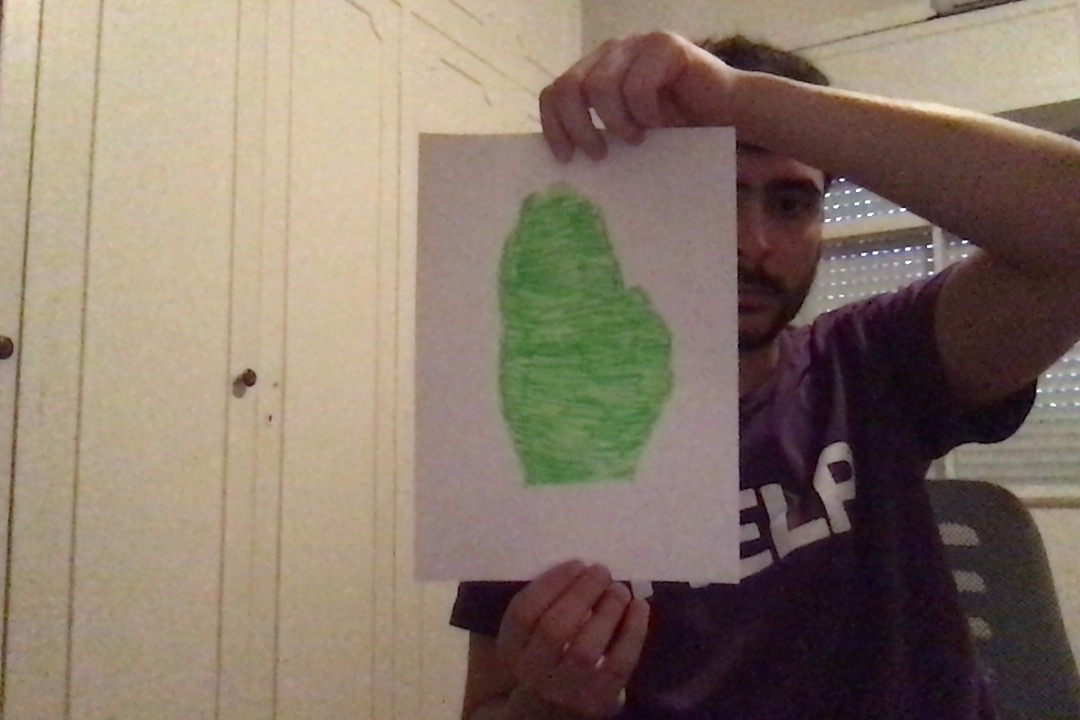
#> input picture projeto4/newRPS/paper-1.jpg, 1080 x 720 px; its folder holds 4 pictures in this run
$ jupyter execute --allow-errors projeto4.ipynb   (shell and % lines are left out)
#> lines starting #> are read from the running program, lines starting #| are printed output that depends on the picture; after the words box and inside, x2 and y2 are one past the last pixel; in counts of white or black regions, pixels touching at a corner belong together
Arthur Olga

Vitor Liu

[cell 1]
import numpy as np
import matplotlib.pyplot as plt
import cv2
import warnings
warnings.filterwarnings("ignore")

# Projeto: Pedra-Papel-Tesoura

Neste projeto vocês devem construir um sistema que captura uma imagem da camera e diz se a imagem representa uma jogada de pedra, papel ou tesoura.

Projeto em duplas.

Entregável: Jupyter Notebook com a demonstração do sistema funcionando, e arquivo '.joblib' com o modelo treinado.

Entrega: 9/10, 23:59

Rubrica:

- I - Não entregou ou entregou nonsense.
- D - Funciona, mas com bugs menores.
- A - Funciona bem.

[cell 2]
import os
import os.path
import re
from skimage.io import imread
from skimage.color import rgb2hsv

def transforma_imagem(img):
            # define range of blue color in HSV
        hsv= cv2.cvtColor(img, cv2.COLOR_BGR2HSV)
        lower_blue = np.array([30,20,100])
        upper_blue = np.array([80,255,255])

        # Threshold the HSV image to get only blue colors
        mask = cv2.inRange(hsv, lower_blue, upper_blue)
        return mask

[cell 3]
def read_images():
    data_dir = os.path.join(os.getcwd(), 'newRPS')
    searcher = re.compile(r'^(.*)-(\d{1,2})\.jpg$')
    imgs = {}
    for name in os.listdir(data_dir):
        match = searcher.search(name)
        cat = match.group(1)
        num = int(match.group(2))
        img = imread(os.path.join(data_dir, name))
#> img is the input picture: shape (720, 1080, 3); mean R, G, B 135.3, 119, 105.6

        img_and = transforma_imagem(img)
#> in transforma_imagem, `hsv= cv2.cvtColor(img, cv2.COLOR_BGR2HSV)`: hsv: shape (720, 1080, 3); mean H, S, V 111.4, 74.2, 136.9
#> in transforma_imagem, `mask = cv2.inRange(hsv, lower_blue, upper_blue)`:
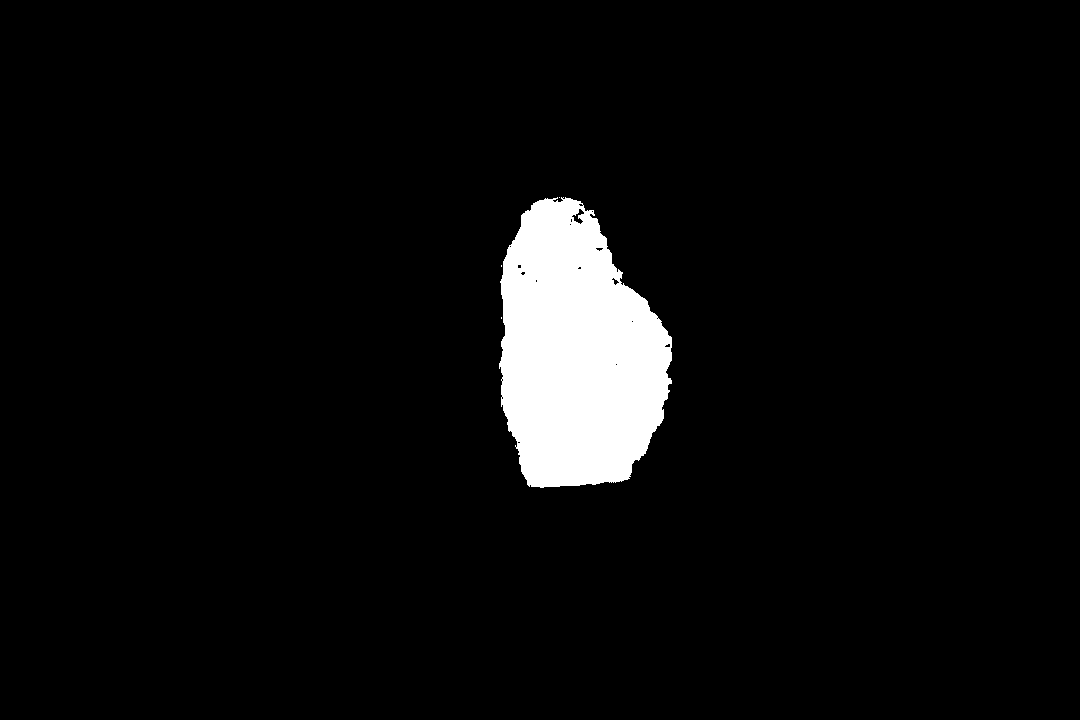
#> mask: shape (720, 1080); 4.8% white; 4 white regions (3 under 20 px), largest, box (x1, y1, x2, y2) and area: (499, 197, 672, 488) 37394

        '''
        img_hsv = cv2.cvtColor(img, cv2.COLOR_BGR2HSV)

        img_h = (img_hsv[:,:,0] >= 30) & (img_hsv[:,:,0] <= 80)
        img_s = (img_hsv[:,:,1] >= 20) & (img_hsv[:,:,1] <= 255)
        img_and = img_h & img_s
        '''

        if not cat in imgs:
            imgs[cat] = []
        imgs[cat].append(img_and)
#> pass 2 of the loop in read_images, `for name in os.listdir(data_dir):`:
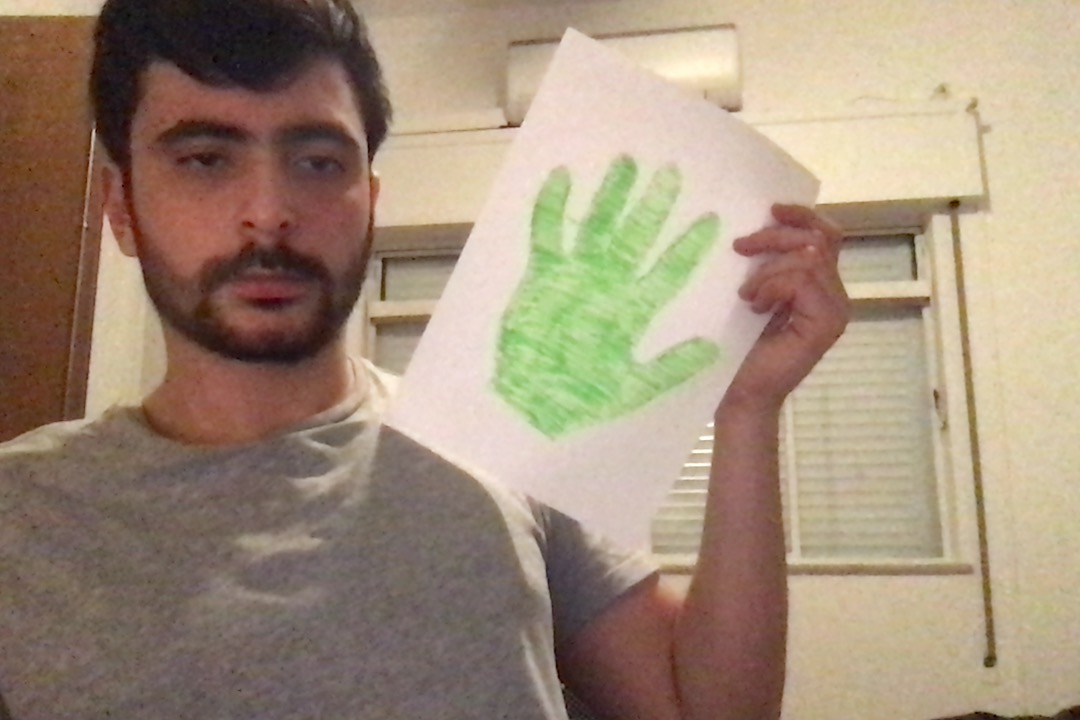
#> input picture projeto4/newRPS/paper-10.jpg, 1080 x 720 px
#> in read_images, img is the input picture: shape (720, 1080, 3); mean R, G, B 161, 141.6, 121.4
#> hsv: shape (720, 1080, 3); mean H, S, V 106.3, 69.8, 162.7
#> in transforma_imagem (call 2), `mask = cv2.inRange(hsv, lower_blue, upper_blue)`:
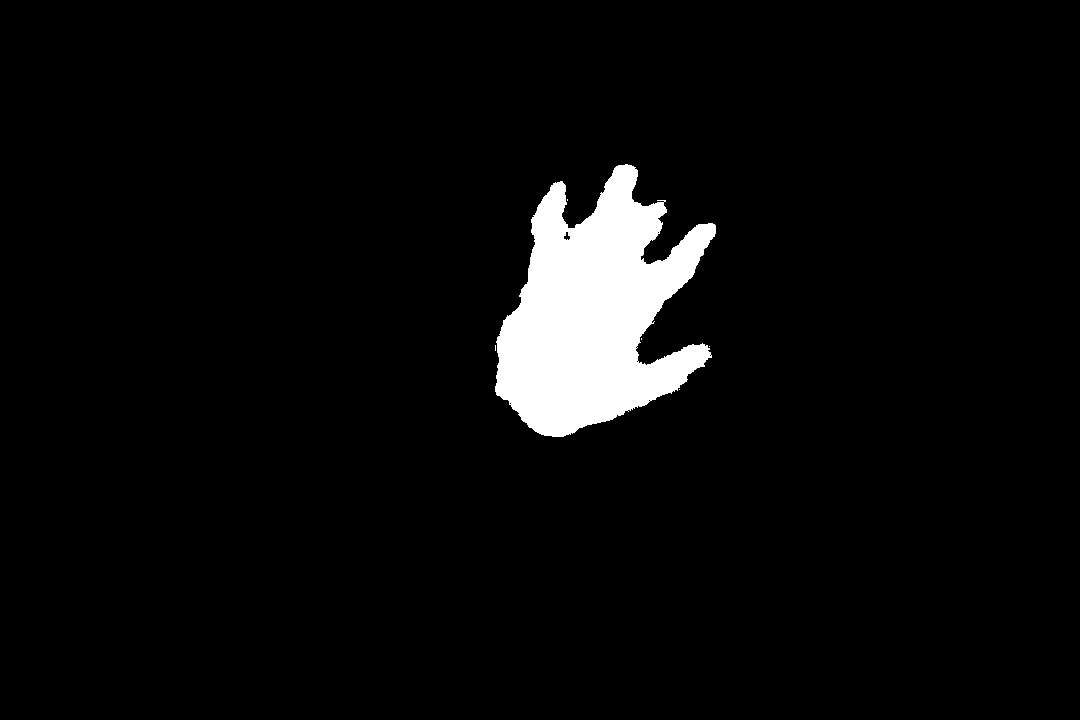
#> mask: shape (720, 1080); 4.5% white; 6 white regions (5 under 20 px), largest, box (x1, y1, x2, y2) and area: (495, 164, 716, 437) 35132
#> pass 3 of the loop in read_images, `for name in os.listdir(data_dir):`:
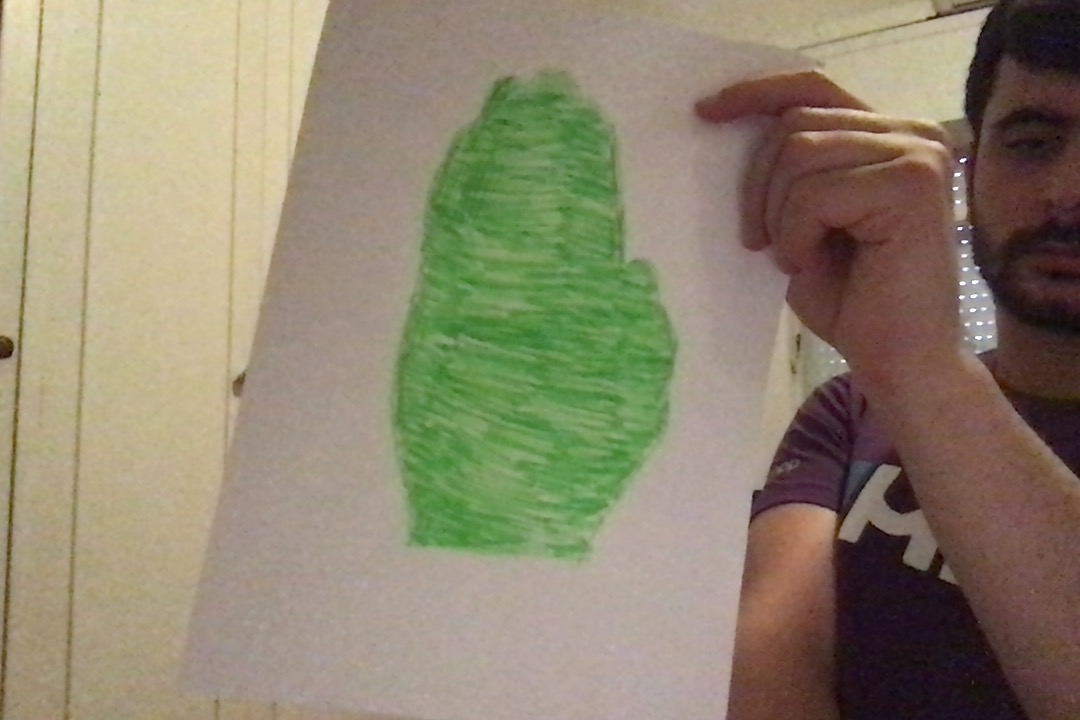
#> input picture projeto4/newRPS/paper-11.jpg, 1080 x 720 px
#> in read_images, img is the input picture: shape (720, 1080, 3); mean R, G, B 142.2, 132.6, 110.4
#> hsv: shape (720, 1080, 3); mean H, S, V 103, 72.5, 148.1
#> in transforma_imagem (call 3), `mask = cv2.inRange(hsv, lower_blue, upper_blue)`:
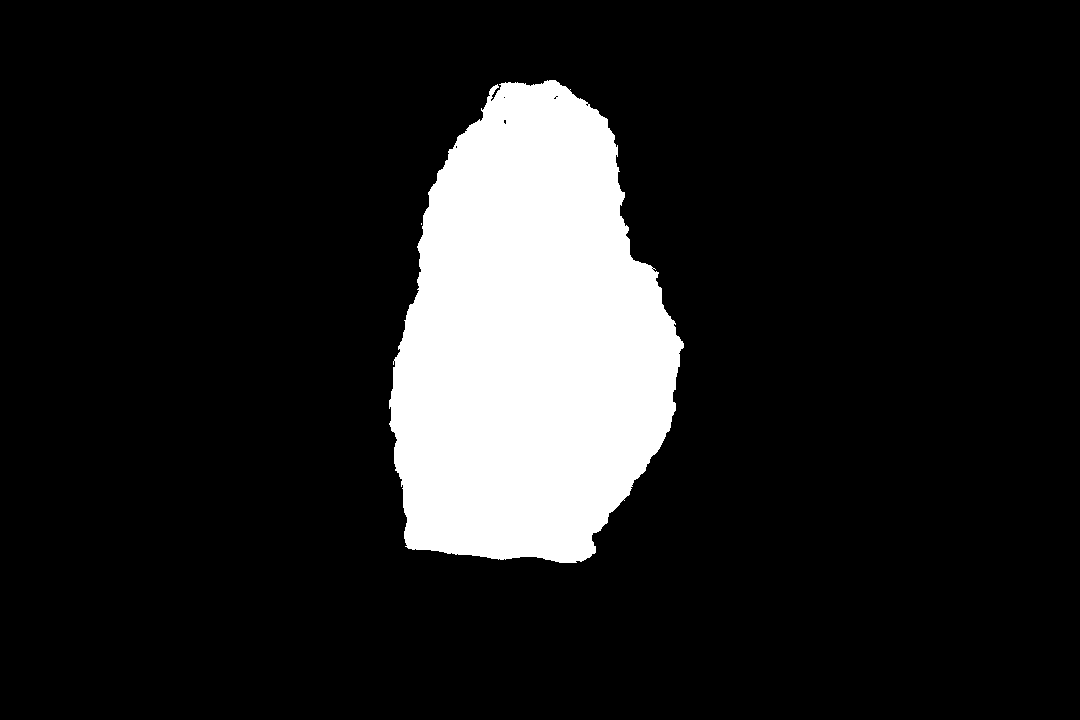
#> mask: shape (720, 1080); 13.3% white; 2 white regions (1 under 20 px), largest, box (x1, y1, x2, y2) and area: (389, 80, 684, 563) 103699
#> the loop made 4 passes; the first 3 are shown
    return imgs

imgs_per_cat = read_images()
#> imgs_per_cat = 1 item

[cell 4]
def show_images(imgs):
    C = 4
    N = len(imgs)
    R = (N - 1)//C + 1

    plt.figure(figsize=(C*3, R*3))
    for k, img in enumerate(imgs):
        plt.subplot(R, C, k+1)
        plt.imshow(img, cmap='gray')
    plt.show()

for cat, imgs in imgs_per_cat.items():
    print(f'{cat}: {len(imgs)} images')
    show_images(imgs)
#> this loop made 1 pass
#> (cat, C in show_images, N in show_images, R in show_images) on pass 1: ('paper', 4, 4, 1)
#| paper: 4 images
#> pass 1, in show_images, `plt.show()`:
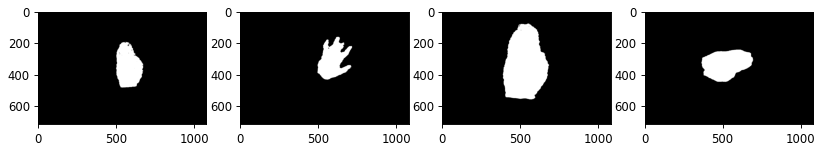
#> figure drawn by matplotlib, 4 panels

[cell 5]
from skimage.measure import regionprops, perimeter

X = []
y = []

for cat, imgs in imgs_per_cat.items():
    for img in imgs:
        props = regionprops(img.astype(int))[0]
        eccentricity = props['eccentricity']
        hu_moments = props['moments_hu']
        area = props['area']
        perimeter = props['perimeter']
        if perimeter == 0.0:
            perimeter = 1.0
        compactness = 4.0*np.pi*area/perimeter
        feats = [eccentricity, compactness] + list(hu_moments)
        X.append(feats)
        y.append(cat)
#> this loop made 1 pass
#> cat on pass 1: 'paper'
#> after the loop, X = 4 items; y = ['paper', 'paper', 'paper', 'paper']

[cell 6]
# https://scikit-learn.org/stable/auto_examples/model_selection/plot_confusion_matrix.html#sphx-glr-auto-examples-model-selection-plot-confusion-matrix-py
def plot_confusion_matrix(y_true, y_pred, classes,
                          normalize=False,
                          title=None,
                          cmap=plt.cm.Blues):
    """
    This function prints and plots the confusion matrix.
    Normalization can be applied by setting `normalize=True`.
    """
    if not title:
        if normalize:
            title = 'Normalized confusion matrix'
        else:
            title = 'Confusion matrix, without normalization'

    # Compute confusion matrix
    cm = confusion_matrix(y_true, y_pred)
    # Only use the labels that appear in the data
    if normalize:
        cm = cm.astype('float') / cm.sum(axis=1)[:, np.newaxis]
        print("Normalized confusion matrix")
    else:
        print('Confusion matrix, without normalization')

    print(cm)

    fig, ax = plt.subplots(figsize=(10, 10))
    im = ax.imshow(cm, interpolation='nearest', cmap=cmap)
    ax.figure.colorbar(im, ax=ax)
    # We want to show all ticks...
    ax.set(xticks=np.arange(cm.shape[1]),
           yticks=np.arange(cm.shape[0]),
           # ... and label them with the respective list entries
           xticklabels=classes, yticklabels=classes,
           title=title,
           ylabel='True label',
           xlabel='Predicted label')

    # Rotate the tick labels and set their alignment.
    plt.setp(ax.get_xticklabels(), rotation=45, ha="right",
             rotation_mode="anchor")

    # Loop over data dimensions and create text annotations.
    fmt = '.2f' if normalize else 'd'
    thresh = cm.max() / 2.
    for i in range(cm.shape[0]):
        for j in range(cm.shape[1]):
            ax.text(j, i, format(cm[i, j], fmt),
                    ha="center", va="center",
                    color="white" if cm[i, j] > thresh else "black")
    fig.tight_layout()
    return ax

## RandomForestClassifier

[cell 7]
from sklearn.model_selection import train_test_split
from sklearn.ensemble import RandomForestClassifier
from sklearn.metrics import accuracy_score, confusion_matrix

X_train, X_test, y_train, y_test = train_test_split(X, y, test_size=0.25, random_state=42)
#> X_train = [[0.823, 616.8, 0.191, 0.00951, 0.00044, 4.32e-05, 5.76e-09, 3.79e-06, -1.5e-09], [0.823, 421.7, 0.191, 0.00957, 0.000482, 5.02e-05, 7.17e-09, 3.88e-06, -3.09e-09], [0.829, 833.7, 0.192, 0.0101, 0.000416, 4.15e-05, 4.99e-09, 3.36e-06, -2.21e-09]]; X_test = [[0.717, 331.7, 0.194, 0.00452, 0.000127, 3.81e-05, -2.01e-09, 1.88e-06, 1.73e-09]]; y_train = ['paper', 'paper', 'paper']; y_test = ['paper']

clf = RandomForestClassifier(n_estimators=100)

clf.fit(X_train, y_train)
y_pred = clf.predict(X_test)

accuracy_score(y_test, y_pred)
#> Out = 1

[cell 8]
# Salvando o modelo
import joblib

joblib.dump(clf, 'clf_model.joblib')

[cell 9]
# Lendo o modelo.
clf = joblib.load('clf_model.joblib')

[cell 10]
np.set_printoptions(precision=2)

# Plot non-normalized confusion matrix
plot_confusion_matrix(y_test, y_pred, classes=clf.classes_, normalize=True,
                      title='Confusion matrix, without normalization')
#> in plot_confusion_matrix, `cm = confusion_matrix(y_true, y_pred)`: cm = [1]
#| [[1.]]
#> in plot_confusion_matrix, `thresh = cm.max() / 2.`: thresh = 0.5

plt.show()
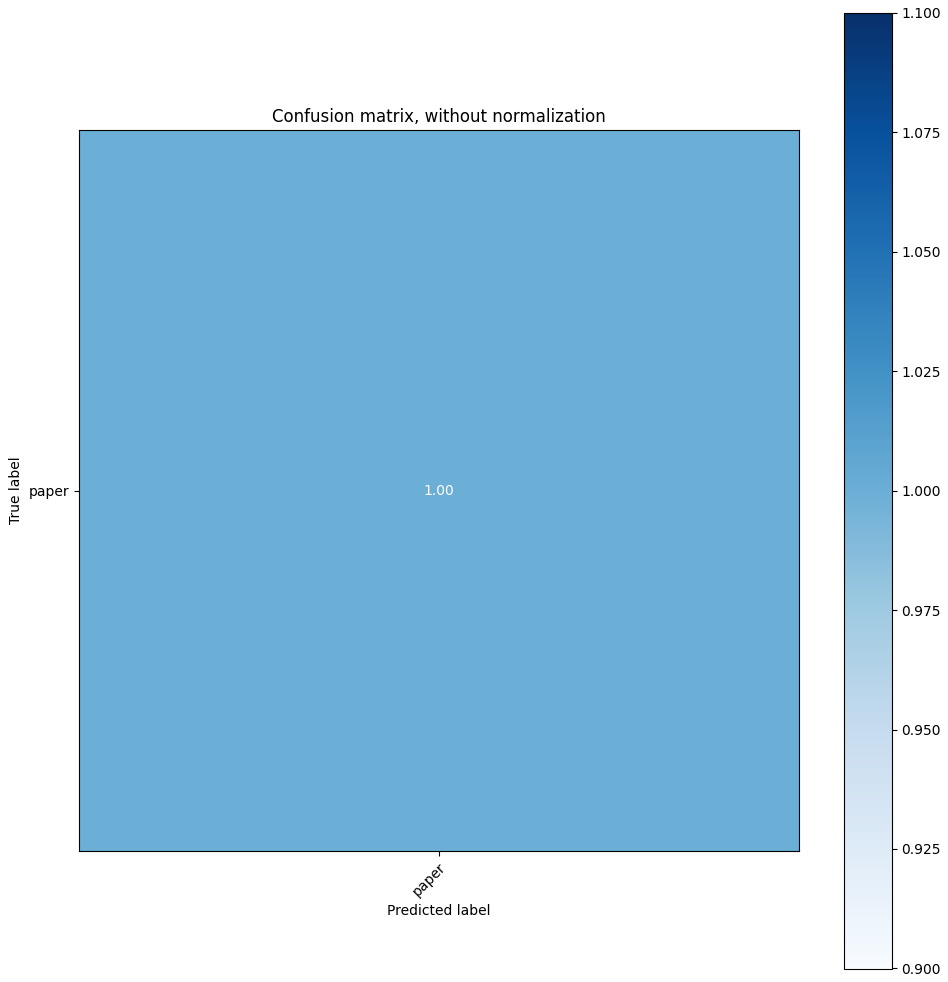
#> figure drawn by matplotlib, 2 panels

## KNeighborsClassifier

[cell 11]
from sklearn.neighbors import KNeighborsClassifier

X_train, X_test, y_train, y_test = train_test_split(X, y, test_size=0.25, random_state=42)

knn = KNeighborsClassifier(n_neighbors = 8)

knn.fit(X_train, y_train)
#> (the rest of this cell did not finish here and is left out)

[cell 12]
joblib.dump(knn, 'knn_model.joblib')

[cell 13]
# Lendo o modelo.
knn = joblib.load('knn_model.joblib')

[cell 14]
np.set_printoptions(precision=2)

# Plot non-normalized confusion matrix
plot_confusion_matrix(y_test, y_pred, classes=knn.classes_, normalize=True,
                      title='Confusion matrix, without normalization')
#| [[1.]]

plt.show()

## GaussianNB

[cell 15]
from sklearn.naive_bayes import GaussianNB

X_train, X_test, y_train, y_test = train_test_split(X, y, test_size=0.25, random_state=42)

nb = GaussianNB()

nb.fit(X_train, y_train)
y_pred = nb.predict(X_test)

accuracy_score(y_test, y_pred)
#> Out = 1

[cell 16]
joblib.dump(nb, 'nb_model.joblib')

[cell 17]
# Lendo o modelo.
nb = joblib.load('nb_model.joblib')

[cell 18]
np.set_printoptions(precision=2)

# Plot non-normalized confusion matrix
plot_confusion_matrix(y_test, y_pred, classes=nb.classes_, normalize=True,
                      title='Confusion matrix, without normalization')
#| [[1.]]

plt.show()

## MLPClassifier

[cell 19]
from sklearn.neural_network import MLPClassifier
from sklearn.decomposition import PCA

pca = PCA(n_components=9)
#> (the rest of this cell did not finish here and is left out)

#> (a cell that did not finish here is left out)

#> (a cell that did not finish here is left out)

[cell 22]
np.set_printoptions(precision=2)

# Plot non-normalized confusion matrix
#> (the rest of this cell did not finish here and is left out)

## SVC

[cell 23]
from sklearn.svm import SVC

X_train, X_test, y_train, y_test = train_test_split(X, y, test_size=0.25, random_state=42)

svc = GaussianNB()

svc.fit(X_train, y_train)
y_pred = svc.predict(X_test)

accuracy_score(y_test, y_pred)
#> Out = 1

#> (a cell that did not finish here is left out)

#> (a cell that did not finish here is left out)

[cell 26]
np.set_printoptions(precision=2)

# Plot non-normalized confusion matrix
plot_confusion_matrix(y_test, y_pred, classes=svc.classes_, normalize=True,
                      title='Confusion matrix, without normalization')
#| [[1.]]
